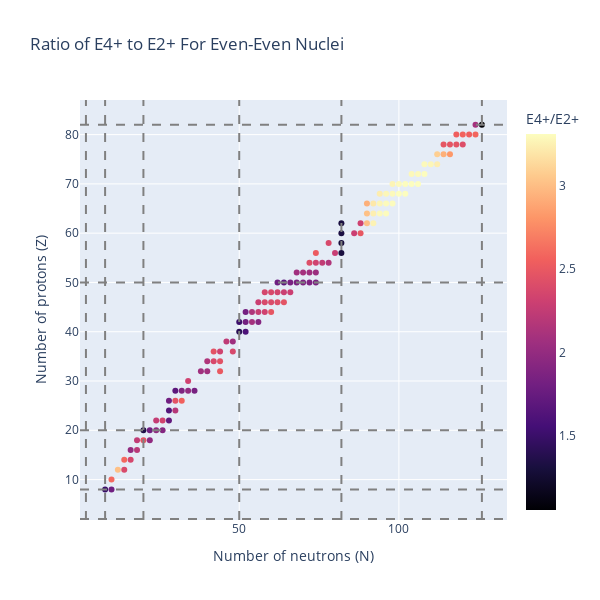

The cell this chart's notebook holds for it:
### Code cell
fig = px.scatter(nuclides.reset_index(), 
          x='n',
          y='z', 
          color='first_ratio',
          title='Ratio of E4+ to E2+ For Even-Even Nuclei',
          labels={'z': 'Number of protons (Z)', 'n': 'Number of neutrons (N)', 'first_ratio': 'E4+/E2+'},
        #   color_continuous_scale=[(0,'#0d0887'), (0.8,'#cc4778'), (1,'#f0f921')],
          color_continuous_scale='magma',
          height=600,
          width=600)

magic_numbers_n = [2, 8, 20, 50, 82, 126]
magic_numbers_z = [2, 8, 20, 50, 82]

for i, m in enumerate(magic_numbers_n):
    fig.add_vline(x=m, line_dash="dash", line_color="gray", name="Magic numbers" if i==0 else None)

for i, m in enumerate(magic_numbers_z):
    fig.add_hline(y=m, line_dash="dash", line_color="gray")


fig.show()

### Figure 1 — Plotly figure (JSON) as saved in the notebook; plotly's stock layout.template omitted (floating-point values rounded to 4 significant figures)
{"data": [{"hovertemplate": "Number of neutrons (N)=%{x}<br>Number of protons (Z)=%{y}<br>E4+/E2+=%{marker.color}<extra></extra>", "legendgroup": "", "marker": {"color": [1.497, 1.793, 2.6, 3.012, 2.388, 2.596, 2.362, 1.999, 2.204, 2.24, 2.468, 1.98, 1.352, 1.805, 1.973, 1.913, 2.26, 2.334, 1.722, 1.652, 2.185, 1.802, 2.462, 2.561, 1.691, 1.88, 1.992, 1.841, 2.326, 2.071, 2.072, 2.505, 2.148, 2.38, 2.449, 2.46, 2.329, 2.376, 2.228, 2.071, 1.407, 1.6, 1.512, 1.807, 2.092, 1.918, 1.823, 2.143, 2.273, 2.329, 2.482, 2.293, 2.381, 2.402, 2.416, 2.463, 2.361, 2.383, 2.345, 2.292, 2.299, 1.788, 1.683, 1.848, 1.854, 1.873, 1.878, 1.857, 2.073, 2.094, 2.072, 2.043, 2.424, 2.333, 2.247, 2.157, 2.524, 2.28, 1.322, 2.38, 1.305, 1.333, 2.299, 2.493, 1.32, 2.316, 3.009, 3.255, 3.015, 3.239, 3.288, 3.302, 2.934, 3.206, 3.27, 3.294, 3.301, 3.23, 3.277, 3.289, 3.309, 3.31, 3.266, 3.293, 3.305, 3.31, 3.31, 3.284, 3.291, 3.307, 3.291, 3.273, 3.234, 3.083, 2.934, 2.82, 2.479, 2.47, 2.465, 2.419, 2.546, 2.574, 2.548, 2.584, 2.097, 1.058], "coloraxis": "coloraxis", "symbol": "circle"}, "mode": "markers", "name": "", "orientation": "v", "showlegend": false, "type": "scatter", "x": [8, 10, 10, 12, 14, 14, 16, 16, 18, 18, 20, 22, 20, 22, 24, 26, 24, 26, 28, 28, 30, 28, 30, 32, 30, 32, 34, 36, 34, 38, 40, 44, 40, 42, 44, 42, 44, 48, 46, 48, 50, 52, 50, 52, 54, 56, 52, 54, 56, 58, 60, 56, 58, 60, 62, 64, 58, 60, 62, 64, 66, 62, 64, 66, 68, 70, 72, 74, 68, 70, 72, 74, 72, 74, 76, 78, 74, 80, 82, 78, 82, 82, 86, 88, 82, 88, 90, 92, 90, 92, 94, 96, 90, 92, 94, 96, 98, 94, 96, 98, 100, 102, 98, 100, 102, 104, 106, 104, 106, 108, 108, 110, 112, 112, 114, 116, 114, 116, 118, 120, 118, 120, 122, 124, 124, 126], "xaxis": "x", "y": [8, 8, 10, 12, 12, 14, 14, 16, 16, 18, 18, 18, 20, 20, 20, 20, 22, 22, 22, 24, 24, 26, 26, 26, 28, 28, 28, 28, 30, 32, 32, 32, 34, 34, 34, 36, 36, 36, 38, 38, 40, 40, 42, 42, 42, 42, 44, 44, 44, 44, 44, 46, 46, 46, 46, 46, 48, 48, 48, 48, 48, 50, 50, 50, 50, 50, 50, 50, 52, 52, 52, 52, 54, 54, 54, 54, 56, 56, 56, 58, 58, 60, 60, 60, 62, 62, 62, 62, 64, 64, 64, 64, 66, 66, 66, 66, 66, 68, 68, 68, 68, 68, 70, 70, 70, 70, 70, 72, 72, 72, 74, 74, 74, 76, 76, 76, 78, 78, 78, 78, 80, 80, 80, 80, 82, 82], "yaxis": "y"}], "layout": {"coloraxis": {"colorbar": {"title": {"text": "E4+/E2+"}}, "colorscale": [[0, "#000004"], [0.1111, "#180f3d"], [0.2222, "#440f76"], [0.3333, "#721f81"], [0.4444, "#9e2f7f"], [0.5556, "#cd4071"], [0.6667, "#f1605d"], [0.7778, "#fd9668"], [0.8889, "#feca8d"], [1, "#fcfdbf"]]}, "height": 600, "legend": {"tracegroupgap": 0}, "shapes": [{"line": {"color": "gray", "dash": "dash"}, "name": "Magic numbers", "type": "line", "x0": 2, "x1": 2, "xref": "x", "y0": 0, "y1": 1, "yref": "y domain"}, {"line": {"color": "gray", "dash": "dash"}, "type": "line", "x0": 8, "x1": 8, "xref": "x", "y0": 0, "y1": 1, "yref": "y domain"}, {"line": {"color": "gray", "dash": "dash"}, "type": "line", "x0": 20, "x1": 20, "xref": "x", "y0": 0, "y1": 1, "yref": "y domain"}, {"line": {"color": "gray", "dash": "dash"}, "type": "line", "x0": 50, "x1": 50, "xref": "x", "y0": 0, "y1": 1, "yref": "y domain"}, {"line": {"color": "gray", "dash": "dash"}, "type": "line", "x0": 82, "x1": 82, "xref": "x", "y0": 0, "y1": 1, "yref": "y domain"}, {"line": {"color": "gray", "dash": "dash"}, "type": "line", "x0": 126, "x1": 126, "xref": "x", "y0": 0, "y1": 1, "yref": "y domain"}, {"line": {"color": "gray", "dash": "dash"}, "type": "line", "x0": 0, "x1": 1, "xref": "x domain", "y0": 2, "y1": 2, "yref": "y"}, {"line": {"color": "gray", "dash": "dash"}, "type": "line", "x0": 0, "x1": 1, "xref": "x domain", "y0": 8, "y1": 8, "yref": "y"}, {"line": {"color": "gray", "dash": "dash"}, "type": "line", "x0": 0, "x1": 1, "xref": "x domain", "y0": 20, "y1": 20, "yref": "y"}, {"line": {"color": "gray", "dash": "dash"}, "type": "line", "x0": 0, "x1": 1, "xref": "x domain", "y0": 50, "y1": 50, "yref": "y"}, {"line": {"color": "gray", "dash": "dash"}, "type": "line", "x0": 0, "x1": 1, "xref": "x domain", "y0": 82, "y1": 82, "yref": "y"}], "title": {"text": "Ratio of E4+ to E2+ For Even-Even Nuclei"}, "width": 600, "xaxis": {"anchor": "y", "domain": [0, 1], "title": {"text": "Number of neutrons (N)"}}, "yaxis": {"anchor": "x", "domain": [0, 1], "title": {"text": "Number of protons (Z)"}}}}
